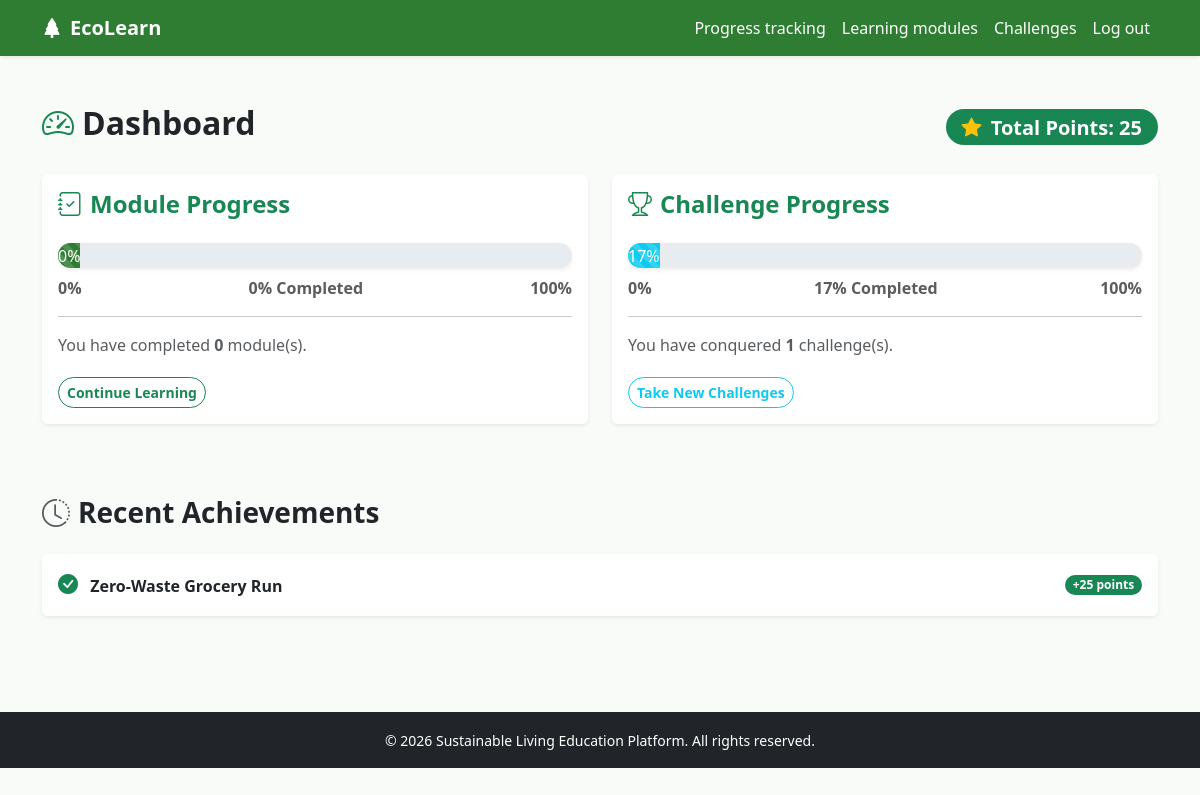
Page /dashboard/ (signed in) on the earlier database version.
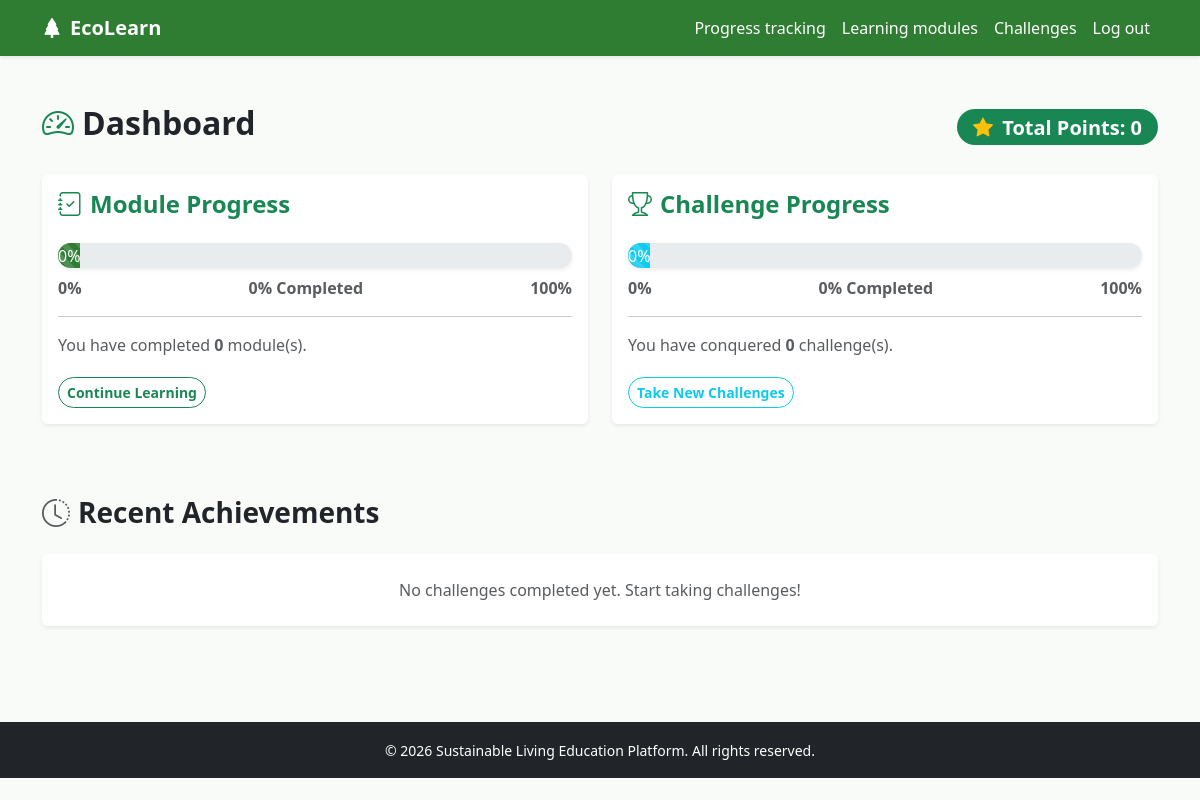
Same page on the later database version.
### core/models.py (models this page shows, shortened)
class UserProfile(models.Model):
    user = models.OneToOneField(User, on_delete=models.CASCADE)
    completed_modules = models.ManyToManyField(LearningModule, blank=True)
    completed_challenges = models.ManyToManyField(Challenge, blank=True)
    bio = models.TextField(max_length=500, blank=True)
    location = models.CharField(max_length=100, blank=True)
    avatar_url = models.URLField(blank=True, help_text="Link to a profile picture")
    @property
    def total_points(self):
        return sum(challenge.points for challenge in self.completed_challenges.all())

class Challenge(models.Model):
    title = models.CharField(max_length=200, validators=[MinLengthValidator(3)])
    description = models.TextField(validators=[MinLengthValidator(10)])
    points = models.IntegerField(default=10, validators=[MinValueValidator(1)])
    created_at = models.DateTimeField(auto_now_add=True)
    class Meta:
        ordering = ['-created_at']

### core/views.py (the view)
# urls.py: path('dashboard/', views.dashboard, name='dashboard'),
@login_required
def dashboard(request):
    try:
        profile = request.user.userprofile
    except Exception:
        profile, _ = UserProfile.objects.get_or_create(user=request.user)
    completed_modules = profile.completed_modules.all()
    completed_challenges = profile.completed_challenges.all()
    all_modules = LearningModule.objects.all()
    all_challenges = Challenge.objects.all()
    context = {
        'profile': profile,
        'completed_modules': completed_modules,
        'completed_challenges': completed_challenges,
        'module_progress': len(completed_modules) / len(all_modules) * 100 if all_modules else 0,
        'challenge_progress': len(completed_challenges) / len(all_challenges) * 100 if all_challenges else 0,
    }
    return render(request, 'core/dashboard.html', context)

### templates/core/dashboard.html (shortened to what this page needs)
{% extends 'base.html' %}
{% block content %}
<div class="d-flex justify-content-between align-items-center mb-4">
    <h2 class="fw-bold"><i class="bi bi-speedometer2 text-success me-2"></i>Dashboard</h2>
    <span class="badge bg-success rounded-pill fs-5 p-2 px-3">
        <i class="bi bi-star-fill text-warning me-1"></i> Total Points: {{ profile.total_points }}
    </span>
</div>
<div class="row mb-5">
    <div class="col-md-6 mb-4">
        <div class="card h-100 shadow-sm border-0">
            <div class="card-body">
                <h4 class="card-title fw-bold text-success"><i class="bi bi-journal-check me-2"></i>Module Progress</h4>
                <div class="progress mt-4 mb-2 shadow-sm rounded-pill">
                    <div class="progress-bar bg-success-custom progress-bar-striped progress-bar-animated"
                        role="progressbar" aria-valuenow="{{ module_progress }}" aria-valuemin="0" aria-valuemax="100">
                        {{ module_progress|floatformat:0 }}%
                    </div>
                </div>
                <div class="d-flex justify-content-between text-muted fw-bold">
                    <span>0%</span>
                    <span>{{ module_progress|floatformat:0 }}% Completed</span>
                    <span>100%</span>
                </div>
                <hr>
                <p class="mb-1 text-muted">You have completed <strong>{{ completed_modules.count }}</strong> module(s).
                </p>
                <a href="{% url 'modules' %}" class="btn btn-outline-success btn-sm mt-3 fw-bold rounded-pill">Continue
                    Learning</a>
            </div>
        </div>
    </div>
    <div class="col-md-6 mb-4">
        <div class="card h-100 shadow-sm border-0">
            <div class="card-body">
                <h4 class="card-title fw-bold text-success"><i class="bi bi-trophy me-2"></i>Challenge Progress</h4>
                <div class="progress mt-4 mb-2 shadow-sm rounded-pill">
                    <div class="progress-bar bg-info progress-bar-striped progress-bar-animated" role="progressbar"
                        aria-valuenow="{{ challenge_progress }}" aria-valuemin="0" aria-valuemax="100">
                        {{ challenge_progress|floatformat:0 }}%
                    </div>
                </div>
                <div class="d-flex justify-content-between text-muted fw-bold">
                    <span>0%</span>
                    <span>{{ challenge_progress|floatformat:0 }}% Completed</span>
                    <span>100%</span>
                </div>
                <hr>
                <p class="mb-1 text-muted">You have conquered <strong>{{ completed_challenges.count }}</strong>
                    challenge(s).</p>
                <a href="{% url 'challenges' %}" class="btn btn-outline-info btn-sm mt-3 fw-bold rounded-pill">Take New
                    Challenges</a>
            </div>
        </div>
    </div>
</div>
<div class="row">
    <div class="col-12">
        <h3 class="fw-bold mb-4"><i class="bi bi-clock-history text-muted me-2"></i>Recent Achievements</h3>
        <ul class="list-group list-group-flush shadow-sm rounded">
            {% for challenge in completed_challenges %}
            <li class="list-group-item d-flex justify-content-between align-items-center py-3">
                <div>
                    <i class="bi bi-check-circle-fill text-success fs-5 me-2"></i>
                    <span class="fw-bold">{{ challenge.title }}</span>
                </div>
                <span class="badge bg-success rounded-pill">+{{ challenge.points }} points</span>
            </li>
            {% empty %}
            <li class="list-group-item text-center text-muted py-4">No challenges completed yet. Start taking
                challenges!</li>
            {% endfor %}
        </ul>
    </div>
</div>
{% endblock %}

### templates/base.html (shortened to what this page needs)
<!DOCTYPE html>
<html lang="en">
<head>
    <link href="https://cdn.jsdelivr.net/npm/bootstrap@5.3.0/dist/css/bootstrap.min.css" rel="stylesheet">
    <link rel="stylesheet" href="https://cdn.jsdelivr.net/npm/bootstrap-icons@1.10.5/font/bootstrap-icons.css">
</head>
<body>
    <nav class="navbar navbar-expand-lg navbar-custom sticky-top shadow-sm">
        <div class="container">
            <a class="navbar-brand fw-bold" href="{% url 'home' %}">
                <i class="bi bi-tree-fill me-2"></i>EcoLearn
            </a>
            <div class="collapse navbar-collapse" id="navbarNav">
                <ul class="navbar-nav ms-auto">
                    {% if user.is_authenticated %}
                    <li class="nav-item">
                        <a class="nav-link" href="{% url 'dashboard' %}">Progress tracking</a>
                    </li>
                    <li class="nav-item">
                        <a class="nav-link" href="{% url 'modules' %}">Learning modules</a>
                    </li>
                    <li class="nav-item">
                        <a class="nav-link" href="{% url 'challenges' %}">Challenges</a>
                    </li>
                    <li class="nav-item">
                        <form action="{% url 'logout' %}" method="post" class="d-inline">
                            <button type="submit" class="btn btn-link nav-link">Log out</button>
                        </form>
                    </li>
                    {% endif %}
                </ul>
            </div>
        </div>
    </nav>
    <div class="container mt-5 mb-5 pb-5">
        {% block content %}
        {% endblock %}
    </div>
    <footer class="bg-dark text-white text-center py-3 mt-auto fixed-bottom position-relative">
        <div class="container">
            <small>&copy; 2026 Sustainable Living Education Platform. All rights reserved.</small>
        </div>
    </footer>
</body>
</html>

### templates/base.html (style rules this page uses)
:root { --primary-color: #2e7d32; --secondary-color: #f1f8e9; }
body { background-color: #f9fbf9; font-family: 'Segoe UI', Tahoma, Geneva, Verdana, sans-serif; }
.navbar-custom { background-color: var(--primary-color); }
.navbar-custom .navbar-brand, .navbar-custom .nav-link { color: white; }
.progress { height: 25px; font-size: 1rem; }
.bg-success-custom { background-color: var(--primary-color) !important; }

Differences in the rows shown:
removed Challenge: title "Zero-Waste Grocery Run", points "25"
computed for UserProfile: total_points "25" → "0"
Other differences:
{{ challenge_progress }}: 16.666666666666664 → 0.0 (drawn)
{{ challenge_progress|floatformat:0 }}: "17" → "0"
{{ completed_challenges.count }}: "1" → "0"
text now shown: "No challenges completed yet. Start taking challenges!"
